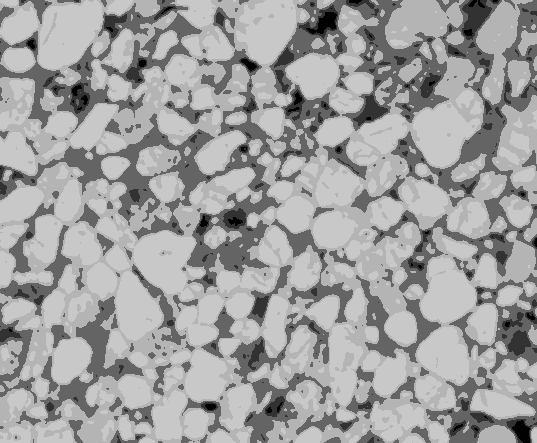
#> input picture 3.png, 537 x 443 px
$ python interactive_plot.py   (older library calls are emulated)
#> lines starting #> are read from the running program, lines starting #| are printed output that depends on the picture; after the words box and inside, x2 and y2 are one past the last pixel; in counts of white or black regions, pixels touching at a corner belong together
#!/usr/bin/env python3
# -*- coding: utf-8 -*-
"""
Created on Mon Mar  2 09:37:19 2020

@author: craig
"""
import numpy as np
import matplotlib.pyplot as plt
import cv2
from PIL import Image, ImageOps
import os.path
from skimage.color import rgb2gray, gray2rgb
from skimage.filters import sobel,gaussian,hessian,frangi,laplace,median
#meijering, prewitt, prewitt_h, prewitt_v, sato
from skimage.io import imsave

'''
# =============================================================================
# Drive this from terminal window
# =============================================================================
'''
img_label = cv2.imread("3.png")
#> img_label is the input picture: shape (443, 537, 3); min 1, max 200, mean 159.9
#img = Image.open('sample_images/1_output.png')

data_original = np.array(img_label)

#data = np.around(rgb2gray(data_original)*100) #averagint
#data =np.around(gaussian(rgb2gray(data_original)*100)) #averagint
data =np.around(median(rgb2gray(data_original))) #averagint
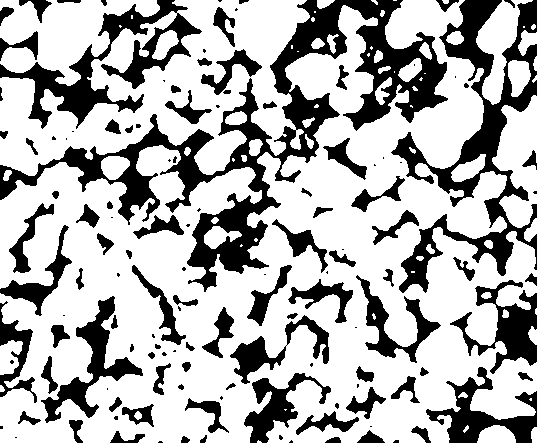
#> data: shape (443, 537) float64; values 0 (black) and 1 (white), 69.5% white; 131 black regions (46 under 20 px), largest, box (x1, y1, x2, y2) and area: (0, 0, 448, 292) 21899, (391, 0, 537, 293) 10962, (0, 0, 202, 129) 6425

#import mpldatacursor
from mpldatacursor import datacursor

fig, ax = plt.subplots()
ax.imshow(data, interpolation='none')
#mpldatacursor.datacursor(hover=True, bbox=dict(alpha=1, fc='w'))
datacursor(display='single')
#> (this line was passed over: mpldatacursor is not available in this run)
plt.show()


#
#
#label = np.zeros(data.shape )
##label[data ==68] = 68  #walls
##label[data ==54] = 54 #window with no drapes
##
##label[data >2] = 86 #well defined edges of each segment using sobel filter
#
##label[data ==80] = 80 #rug
##label[data ==56] = 56 #table
##label[data ==77] = 77 #edge of pillows
##label[data ==18] = 18 #pillows
#label[data ==61]  = 61 #bed
##label[data ==52]  = 52 #ceiling
##label[data ==33]  = 33 #floor and dark parts
##label[data ==68]  = 68 #fchandalier
##label[data ==77]  = 77 #windows with drapes
##label[data ==59]  = 59 #lamps
##label[data ==20]  = 20 #back wall dresser
##label[data ==56]  = 56 #plant in corner
#
#
###mpldatacursor.datacursor(hover=True, bbox=dict(alpha=1, fc='w'))
##datacursor(display='single')
##
##plt.show()
#
#
#
#
###### for images 0 to whatever
#img_out=os.path.join('segs/' + 'bed_labels.png')
#
#im = Image.fromarray(label)
#im = im.convert("L")
#im.save(img_out)
#
#
#
#
##########im_new = cv2.cvtColor(im, cv2.COLOR_GRAY2RGB)
#
#'''
#    This is the Green Box
#'''
#
#pic = cv2.imread(img_out)
#img = cv2.pyrDown(pic)
#
#
## threshold image
##ret, threshed_img = cv2.threshold(cv2.cvtColor(img, cv2.COLOR_BGR2GRAY),
##                127, 255, cv2.THRESH_BINARY)
#ret, threshed_img = cv2.threshold(cv2.cvtColor(img, cv2.COLOR_BGR2GRAY),
#                30, 255, cv2.THRESH_BINARY)
#
##ret, threshed_img = cv2.threshold(img,127, 255, cv2.THRESH_BINARY)
#
#
## find contours and get the external one
#contours, hier = cv2.findContours(threshed_img, cv2.RETR_TREE, cv2.CHAIN_APPROX_SIMPLE)
##image, contours, hier = cv2.findContours(threshed_img, cv2.RETR_TREE,
##                cv2.CHAIN_APPROX_SIMPLE)
## with each contour, draw boundingRect in green
## a minAreaRect in red and
## a minEnclosingCircle in blue
#for c in contours:
#    # get the bounding rect
#    x, y, w, h = cv2.boundingRect(c)
#
#    '''
#    # draw a green rectangle to visualize the bounding rect
#    '''
#    cv2.rectangle(img, (x, y), (x+w, y+h), (0, 255, 0), 2)
#
#
#    # get the min area rect
#    rect = cv2.minAreaRect(c)
#    box = cv2.boxPoints(rect)
#    # convert all coordinates floating point values to int
#    box = np.int0(box)
#
#
#
##    '''
##    # draw a red 'nghien' rectangle
##    '''
##    cv2.drawContours(img, [box], 0, (0, 0, 255))
#
#
#
##    '''
##    # finally, get the min enclosing circle
##    '''
##    (x, y), radius = cv2.minEnclosingCircle(c)
##    # convert all values to int
##    center = (int(x), int(y))
##    radius = int(radius)
##    # and draw the circle in blue
##    img = cv2.circle(img, center, radius, (255, 0, 0), 2)
#
#
#
#print(len(contours))
#cv2.drawContours(img, contours, -1, (255, 255, 0), 1)
#cv2.imshow("Hit Esc to exit", img)
#cv2.imshow("Hit Esc to exit", img)
#
#
#'''
#     **** use Esc to get out ****
#'''
#while True:
#    key = cv2.waitKey(1)
#    if key == 27: #ESC key to break
#        break
#
#cv2.destroyAllWindows()
#
#img_out3=os.path.join('segs/' + 'bed_labels_box.png')
#img = cv2.pyrUp(cv2.drawContours(img, contours, -1, (255, 255, 0), 1))
#imsave(img_out3,img)
